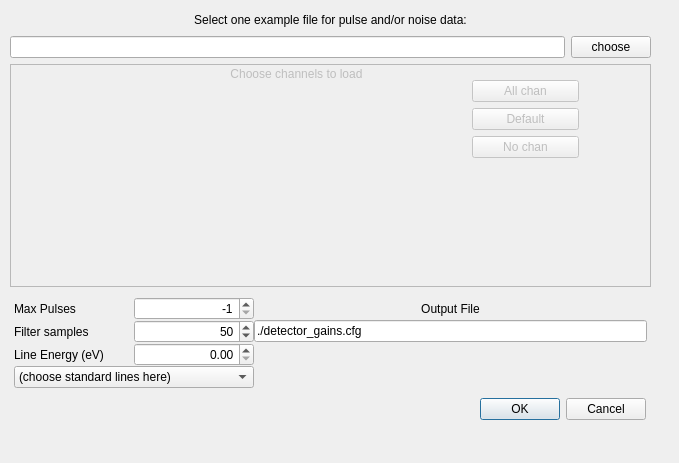
<?xml version="1.0" encoding="UTF-8"?>
<ui version="4.0">
 <class>CreateDataset</class>
 <widget class="QDialog" name="CreateDataset">
  <property name="windowModality">
   <enum>Qt::ApplicationModal</enum>
  </property>
  <property name="geometry">
   <rect>
    <x>0</x>
    <y>0</y>
    <width>679</width>
    <height>463</height>
   </rect>
  </property>
  <property name="windowTitle">
   <string>Compute TES Gains for a Single Bright Line</string>
  </property>
  <widget class="QWidget" name="verticalLayoutWidget_2">
   <property name="geometry">
    <rect>
     <x>10</x>
     <y>10</y>
     <width>641</width>
     <height>410</height>
    </rect>
   </property>
   <layout class="QVBoxLayout" name="verticalLayout" stretch="0,0,0,0,0">
    <property name="sizeConstraint">
     <enum>QLayout::SetDefaultConstraint</enum>
    </property>
    <item>
     <widget class="QLabel" name="label">
      <property name="sizePolicy">
       <sizepolicy hsizetype="Preferred" vsizetype="Maximum">
        <horstretch>0</horstretch>
        <verstretch>0</verstretch>
       </sizepolicy>
      </property>
      <property name="maximumSize">
       <size>
        <width>16777215</width>
        <height>20</height>
       </size>
      </property>
      <property name="toolTip">
       <string>Whether to load indicated pulse files</string>
      </property>
      <property name="text">
       <string>Select one example file for pulse and/or noise data:</string>
      </property>
      <property name="alignment">
       <set>Qt::AlignCenter</set>
      </property>
     </widget>
    </item>
    <item>
     <layout class="QGridLayout" name="file_selection_layout" rowstretch="0,0,0,0" columnstretch="0,0">
      <item row="0" column="0">
       <widget class="QLineEdit" name="pulse_file_edit">
        <property name="sizePolicy">
         <sizepolicy hsizetype="MinimumExpanding" vsizetype="Fixed">
          <horstretch>1</horstretch>
          <verstretch>0</verstretch>
         </sizepolicy>
        </property>
        <property name="minimumSize">
         <size>
          <width>400</width>
          <height>0</height>
         </size>
        </property>
       </widget>
      </item>
      <item row="0" column="1">
       <widget class="QPushButton" name="choose_pulse_file">
        <property name="enabled">
         <bool>true</bool>
        </property>
        <property name="focusPolicy">
         <enum>Qt::NoFocus</enum>
        </property>
        <property name="toolTip">
         <string>Choose the template pulse file name.</string>
        </property>
        <property name="text">
         <string>choose</string>
        </property>
        <property name="autoDefault">
         <bool>false</bool>
        </property>
       </widget>
      </item>
     </layout>
    </item>
    <item>
     <widget class="QFrame" name="chan_selection_frame">
      <property name="sizePolicy">
       <sizepolicy hsizetype="Expanding" vsizetype="Minimum">
        <horstretch>1</horstretch>
        <verstretch>0</verstretch>
       </sizepolicy>
      </property>
      <property name="minimumSize">
       <size>
        <width>0</width>
        <height>170</height>
       </size>
      </property>
      <property name="frameShape">
       <enum>QFrame::StyledPanel</enum>
      </property>
      <property name="frameShadow">
       <enum>QFrame::Raised</enum>
      </property>
      <widget class="QWidget" name="gridLayoutWidget">
       <property name="geometry">
        <rect>
         <x>10</x>
         <y>20</y>
         <width>441</width>
         <height>141</height>
        </rect>
       </property>
       <layout class="QGridLayout" name="chan_selection_layout" rowstretch="0" columnstretch="0"/>
      </widget>
      <widget class="QLabel" name="chan_selection_label">
       <property name="enabled">
        <bool>false</bool>
       </property>
       <property name="geometry">
        <rect>
         <x>11</x>
         <y>0</y>
         <width>551</width>
         <height>20</height>
        </rect>
       </property>
       <property name="text">
        <string>Choose channels to load</string>
       </property>
       <property name="alignment">
        <set>Qt::AlignCenter</set>
       </property>
      </widget>
      <widget class="QWidget" name="verticalLayoutWidget">
       <property name="geometry">
        <rect>
         <x>460</x>
         <y>16</y>
         <width>111</width>
         <height>141</height>
        </rect>
       </property>
       <layout class="QVBoxLayout" name="chan_selection_controls">
        <property name="leftMargin">
         <number>2</number>
        </property>
        <property name="rightMargin">
         <number>2</number>
        </property>
        <item>
         <widget class="QPushButton" name="check_all_chan">
          <property name="enabled">
           <bool>false</bool>
          </property>
          <property name="focusPolicy">
           <enum>Qt::NoFocus</enum>
          </property>
          <property name="toolTip">
           <string>Select all channels on disk</string>
          </property>
          <property name="text">
           <string>All chan</string>
          </property>
         </widget>
        </item>
        <item>
         <widget class="QPushButton" name="check_default_chan">
          <property name="enabled">
           <bool>false</bool>
          </property>
          <property name="toolTip">
           <string>Select all channels but the disabled ones.</string>
          </property>
          <property name="text">
           <string>Default</string>
          </property>
         </widget>
        </item>
        <item>
         <widget class="QPushButton" name="check_no_chan">
          <property name="enabled">
           <bool>false</bool>
          </property>
          <property name="focusPolicy">
           <enum>Qt::NoFocus</enum>
          </property>
          <property name="toolTip">
           <string>Unselect all channels</string>
          </property>
          <property name="text">
           <string>No chan</string>
          </property>
         </widget>
        </item>
        <item>
         <spacer name="verticalSpacer_2">
          <property name="orientation">
           <enum>Qt::Vertical</enum>
          </property>
          <property name="sizeHint" stdset="0">
           <size>
            <width>20</width>
            <height>40</height>
           </size>
          </property>
         </spacer>
        </item>
       </layout>
      </widget>
     </widget>
    </item>
    <item>
     <layout class="QGridLayout" name="gridLayout" columnminimumwidth="120,120,0">
      <property name="margin">
       <number>4</number>
      </property>
      <property name="spacing">
       <number>0</number>
      </property>
      <item row="0" column="0">
       <widget class="QLabel" name="MaxPulsesLabel">
        <property name="text">
         <string>Max Pulses</string>
        </property>
       </widget>
      </item>
      <item row="0" column="1">
       <widget class="QSpinBox" name="MaxPulsesSpin">
        <property name="toolTip">
         <string>Analyze only this many pulses (-1 means ALL)</string>
        </property>
        <property name="alignment">
         <set>Qt::AlignRight|Qt::AlignTrailing|Qt::AlignVCenter</set>
        </property>
        <property name="minimum">
         <number>-1</number>
        </property>
        <property name="maximum">
         <number>999999</number>
        </property>
        <property name="value">
         <number>-1</number>
        </property>
       </widget>
      </item>
      <item row="1" column="0">
       <widget class="QLabel" name="MaxPulsesLabel_2">
        <property name="text">
         <string>Filter samples</string>
        </property>
       </widget>
      </item>
      <item row="1" column="1">
       <widget class="QSpinBox" name="FilterSamplesSpin">
        <property name="toolTip">
         <string>Sub-optimal filter uses this many samples starting at trigger</string>
        </property>
        <property name="alignment">
         <set>Qt::AlignRight|Qt::AlignTrailing|Qt::AlignVCenter</set>
        </property>
        <property name="minimum">
         <number>1</number>
        </property>
        <property name="maximum">
         <number>9999</number>
        </property>
        <property name="value">
         <number>50</number>
        </property>
       </widget>
      </item>
      <item row="2" column="0">
       <widget class="QLabel" name="MaxPulsesLabel_3">
        <property name="text">
         <string>Line Energy (eV)</string>
        </property>
       </widget>
      </item>
      <item row="2" column="1">
       <widget class="QDoubleSpinBox" name="LineEnergySpin">
        <property name="toolTip">
         <string>Spectral line location in eV (0.00 means rescale raw units to their median)</string>
        </property>
        <property name="alignment">
         <set>Qt::AlignRight|Qt::AlignTrailing|Qt::AlignVCenter</set>
        </property>
        <property name="maximum">
         <double>999999999.000000000000000</double>
        </property>
       </widget>
      </item>
      <item row="0" column="2">
       <widget class="QLabel" name="label_3">
        <property name="text">
         <string>Output File</string>
        </property>
        <property name="alignment">
         <set>Qt::AlignCenter</set>
        </property>
       </widget>
      </item>
      <item row="1" column="2">
       <widget class="QLineEdit" name="OutputFile">
        <property name="text">
         <string>./detector_gains.cfg</string>
        </property>
       </widget>
      </item>
      <item row="3" column="0" colspan="2">
       <widget class="QComboBox" name="EnergyMenu">
        <property name="editable">
         <bool>false</bool>
        </property>
        <item>
         <property name="text">
          <string>(choose standard lines here)</string>
         </property>
        </item>
        <item>
         <property name="text">
          <string>Mn Kalpha (5986 eV)</string>
         </property>
        </item>
        <item>
         <property name="text">
          <string>Carbon Kalpha (277 eV)</string>
         </property>
        </item>
        <item>
         <property name="text">
          <string>Oxygen Kalpha (524.9 eV)</string>
         </property>
        </item>
        <item>
         <property name="text">
          <string>153Gd (97.143 keV)</string>
         </property>
        </item>
       </widget>
      </item>
     </layout>
    </item>
    <item>
     <layout class="QHBoxLayout" name="take_action">
      <property name="leftMargin">
       <number>15</number>
      </property>
      <property name="rightMargin">
       <number>5</number>
      </property>
      <item>
       <widget class="QDialogButtonBox" name="ok_cancel_buttons">
        <property name="focusPolicy">
         <enum>Qt::TabFocus</enum>
        </property>
        <property name="autoFillBackground">
         <bool>false</bool>
        </property>
        <property name="orientation">
         <enum>Qt::Horizontal</enum>
        </property>
        <property name="standardButtons">
         <set>QDialogButtonBox::Cancel|QDialogButtonBox::Ok</set>
        </property>
       </widget>
      </item>
     </layout>
    </item>
   </layout>
  </widget>
 </widget>
 <tabstops>
  <tabstop>pulse_file_edit</tabstop>
  <tabstop>choose_pulse_file</tabstop>
  <tabstop>check_all_chan</tabstop>
  <tabstop>check_default_chan</tabstop>
  <tabstop>check_no_chan</tabstop>
  <tabstop>ok_cancel_buttons</tabstop>
 </tabstops>
 <resources/>
 <connections>
  <connection>
   <sender>ok_cancel_buttons</sender>
   <signal>accepted()</signal>
   <receiver>CreateDataset</receiver>
   <slot>accept()</slot>
   <hints>
    <hint type="sourcelabel">
     <x>649</x>
     <y>410</y>
    </hint>
    <hint type="destinationlabel">
     <x>157</x>
     <y>274</y>
    </hint>
   </hints>
  </connection>
  <connection>
   <sender>ok_cancel_buttons</sender>
   <signal>rejected()</signal>
   <receiver>CreateDataset</receiver>
   <slot>reject()</slot>
   <hints>
    <hint type="sourcelabel">
     <x>649</x>
     <y>410</y>
    </hint>
    <hint type="destinationlabel">
     <x>286</x>
     <y>274</y>
    </hint>
   </hints>
  </connection>
  <connection>
   <sender>pulse_file_edit</sender>
   <signal>textChanged(QString)</signal>
   <receiver>CreateDataset</receiver>
   <slot>file_template_textEdited(QString)</slot>
   <hints>
    <hint type="sourcelabel">
     <x>323</x>
     <y>66</y>
    </hint>
    <hint type="destinationlabel">
     <x>333</x>
     <y>186</y>
    </hint>
   </hints>
  </connection>
  <connection>
   <sender>EnergyMenu</sender>
   <signal>currentIndexChanged(QString)</signal>
   <receiver>CreateDataset</receiver>
   <slot>energy_menu_chooser(QString)</slot>
   <hints>
    <hint type="sourcelabel">
     <x>70</x>
     <y>361</y>
    </hint>
    <hint type="destinationlabel">
     <x>416</x>
     <y>358</y>
    </hint>
   </hints>
  </connection>
  <connection>
   <sender>OutputFile</sender>
   <signal>editingFinished()</signal>
   <receiver>CreateDataset</receiver>
   <slot>output_file_textEdited()</slot>
   <hints>
    <hint type="sourcelabel">
     <x>469</x>
     <y>303</y>
    </hint>
    <hint type="destinationlabel">
     <x>567</x>
     <y>264</y>
    </hint>
   </hints>
  </connection>
 </connections>
 <slots>
  <slot>choose_file()</slot>
  <slot>file_template_textEdited(QString)</slot>
  <slot>output_file_textEdited()</slot>
  <slot>energy_menu_chooser(QString)</slot>
  <slot>confirm_clobber_gain_file()</slot>
 </slots>
</ui>
